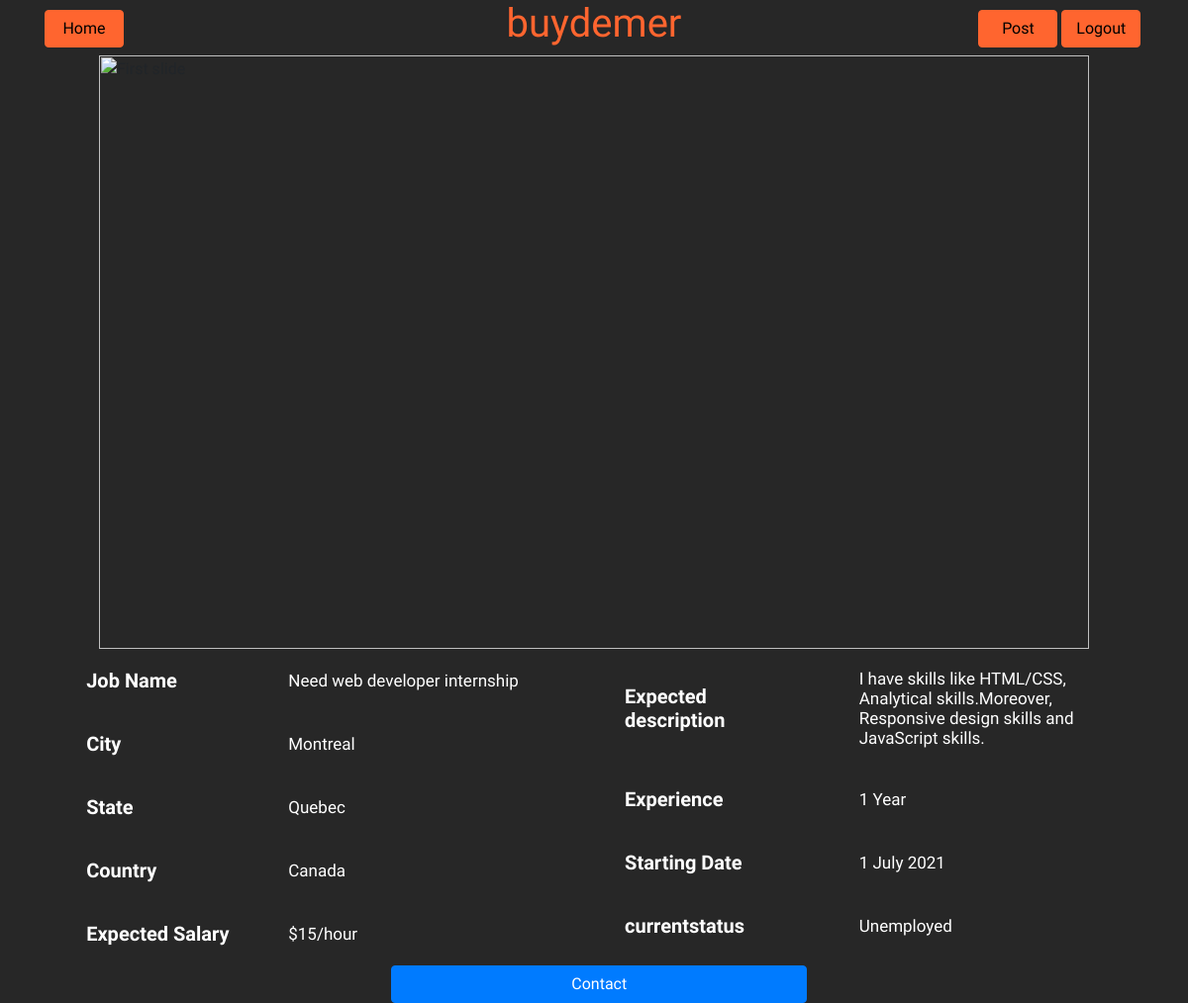
The page /HTML/product.php?jobid=1 on the database its author committed.
### tables this page shows
CREATE TABLE `Jobs` (
  `JobID` int NOT NULL AUTO_INCREMENT,
  `jobname` varchar(255) DEFAULT NULL,
  `city` varchar(255) DEFAULT NULL,
  `state` varchar(255) DEFAULT NULL,
  `country` varchar(255) DEFAULT NULL,
  `salary` varchar(255) DEFAULT NULL,
  `descriptionjob` varchar(5000) DEFAULT NULL,
  `experience` varchar(255) DEFAULT NULL,
  `startingdate` varchar(255) DEFAULT NULL,
  `currentstatus` varchar(255) DEFAULT NULL,
  PRIMARY KEY (`JobID`)
);

### HTML/product.php (the view, shortened to what this page needs)
<?php
include 'connection.php';
$jobid = $_GET['jobid'];
?>
<html lang="en">
<head>
    <link href="https://cdn.jsdelivr.net/npm/bootstrap@5.0.1/dist/css/bootstrap.min.css" rel="stylesheet">
    <link rel="stylesheet" href="https://maxcdn.bootstrapcdn.com/bootstrap/4.0.0/css/bootstrap.min.css">
    <link rel="stylesheet" href="../CSS/product.css">
</head>
<body style="background-color: #272727">
    <div class="container">
        <div class="navigation-bar">
            <div class="bar_button">
                <a href = "main.php"><button type="button" class="btn btn-info" style = "color: black;">Home</button> </a>
            </div>
            <div class="title_div">
                <h1>buydemer</h1>
            </div>
            <div class="bar_button">
                <button type="button" class="btn btn-info"><a href="post.html"  style="text-decoration:none; color:black;">Post</a></button>
                <button type="button" class="btn btn-info"><a href="login.php"  style="text-decoration:none; color:black;">Logout</a></button>            </div>
        </div>
        <div class="main_section0">
            <div class="img_section1">
                <div id="carouselExampleIndicators" class="carousel slide" data-ride="carousel">
                    <div class="carousel-inner">
                        <div class="carousel-item active">
                            <img class="d-block w-100" src="https://cdn.dribbble.com/users/891859/screenshots/3472550/hireme.gif" alt="First slide">
                        </div>
                    </div>
                </div>
            </div>
            <div class="description_section2">
                <div class="read_section3">
                    <?php
                         $sql = "SELECT * FROM Jobs
                         WHERE JobID=$jobid";
                         $result = mysqli_query($conn,$sql);
                         if (mysqli_num_rows($result) > 0){
                             while($row = mysqli_fetch_assoc($result)){
                                $jobname = $row['jobname'];
                                $city = $row['city'];
                                $state = $row['state'];
                                $country = $row['country'];
                                $salary = $row['salary'];
                                $descriptionjob= $row['descriptionjob'];
                                $experience = $row['experience'];
                                $startingdate = $row['startingdate'];
                                $currentstatus = $row['currentstatus'];
                                echo "<div class='informationdiv'>
                                <table>
                                <tr>
                                    <th>Job Name</th>
                                    <td>$jobname</td>
                                </tr>
                                <tr>
                                    <th>City</th>
                                    <td>$city</td>
                                </tr>
                                <tr>
                                    <th>State</th>
                                    <td>$state</td>
                                </tr>
                                <tr>
                                    <th>Country</th>
                                    <td>$country</td>
                                </tr>
                                <tr>
                                    <th>Expected Salary</th>
                                    <td>$salary</td>
                                </tr>
                                </table>
                                </div>";
                                echo "<div class='informationdiv'>
                                <table>
                                <tr>
                                    <th>Expected description</th>
                                    <td class = 'extrapadding'>$descriptionjob</td>
                                </tr>
                                <tr>
                                    <th>Experience</th>
                                    <td class = 'extrapadding'>$experience</td>
                                </tr>
                                <tr>
                                    <th>Starting Date</th>
                                    <td class = 'extrapadding'>$startingdate</td>
                                </tr>
                                <tr>
                                    <th>currentstatus</th>
                                    <td class = 'extrapadding'>$currentstatus</td>
                                </tr>
                                </table>
                                </div>";
                             }
                         }
                    ?>
                </div>
                <div class="contact_section4">
                    <div class="d-grid gap-2 col-6 mx-auto">
                        <a href = "contactus.php"><button class="btn btn-primary" type="button">Contact</button></a>
                      </div>
                </div>
            </div>
        </div>
    </div>
</body>
</html>

### CSS/product.css (style rules this page uses)
* { font-family: "Girassol", cursive !important; }
.container { margin: 0 auto; }
.navigation-bar { display: flex; justify-content: space-between; font-family: "Girassol", cursive; }
.bar_button { margin-top: 5px; }
.img_section1 { max-width: 1000px; margin: 0 auto; }
.read_section3 { display: grid; grid-template-columns: 1fr 1fr; margin-left: 2%; }
.informationdiv table { color: white; border-collapse: collapse; width: 93%; }
td, th { text-align: left; padding: 20px; }
.extrapadding { padding-left: 15%; }
td { font-size: 17px; }
th { font-size: 20px; }
.title_div h1 { color: #ff652f; }
.bar_button { width: 15%; }
.bar_button button { margin-top: 5px; background-color: #ff652f; border-color: #ff652f; width: 48%; }
.carousel-inner { height: 600px; }
.carousel-item { transition: -webkit-transform 0.2s ease-in; transition: transform 0.2s ease-in; transition: transform 0.2s ease-in, -webkit-transform 0.2s ease-in; -webkit-backface-visibility: hidden; backface-visibility: hidden; -webkit-perspective: 1000px; perspective: 1000px; }
.contact_section4 button { width: 80%; margin-left: 11%; }

### rows shown on the page
jobs: jobname "Need web developer internship", city "Montreal", state "Quebec", country "Canada", salary "$15/hour", descriptionjob "I have skills like HTML/CSS, Analytical skills.Moreover, Responsive design skills and JavaScript skills.", experience "1 Year", startingdate "1 July 2021", currentstatus "Unemployed"
